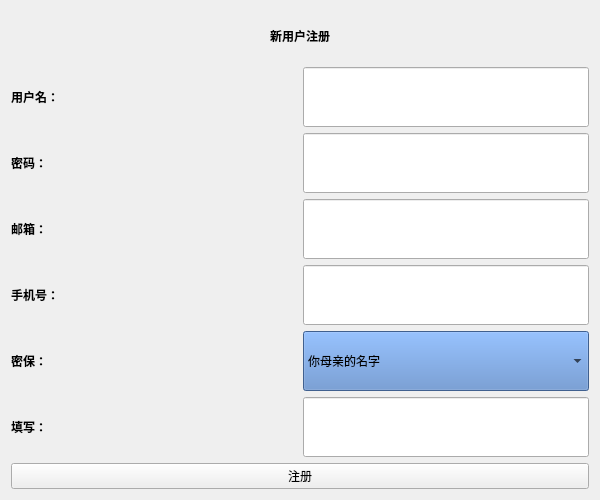
<?xml version="1.0" encoding="UTF-8"?>
<ui version="4.0">
 <class>Log_tabel</class>
 <widget class="QWidget" name="Log_tabel">
  <property name="geometry">
   <rect>
    <x>0</x>
    <y>0</y>
    <width>600</width>
    <height>500</height>
   </rect>
  </property>
  <property name="sizePolicy">
   <sizepolicy hsizetype="Minimum" vsizetype="Minimum">
    <horstretch>0</horstretch>
    <verstretch>0</verstretch>
   </sizepolicy>
  </property>
  <property name="minimumSize">
   <size>
    <width>300</width>
    <height>150</height>
   </size>
  </property>
  <property name="maximumSize">
   <size>
    <width>600</width>
    <height>500</height>
   </size>
  </property>
  <property name="windowTitle">
   <string>注册</string>
  </property>
  <property name="windowIcon">
   <iconset resource="../image.qrc">
    <normaloff>:/resource/1.gif</normaloff>:/resource/1.gif</iconset>
  </property>
  <property name="styleSheet">
   <string notr="true">
background-image: url(:/resource/2.bmp);</string>
  </property>
  <layout class="QGridLayout" name="gridLayout">
   <item row="0" column="0">
    <layout class="QVBoxLayout" name="verticalLayout_2">
     <item>
      <widget class="QLabel" name="label_3">
       <property name="sizePolicy">
        <sizepolicy hsizetype="Preferred" vsizetype="Minimum">
         <horstretch>0</horstretch>
         <verstretch>0</verstretch>
        </sizepolicy>
       </property>
       <property name="minimumSize">
        <size>
         <width>0</width>
         <height>30</height>
        </size>
       </property>
       <property name="maximumSize">
        <size>
         <width>16777215</width>
         <height>50</height>
        </size>
       </property>
       <property name="font">
        <font>
         <weight>75</weight>
         <bold>true</bold>
        </font>
       </property>
       <property name="text">
        <string>新用户注册</string>
       </property>
       <property name="alignment">
        <set>Qt::AlignCenter</set>
       </property>
      </widget>
     </item>
     <item>
      <layout class="QVBoxLayout" name="verticalLayout">
       <item>
        <layout class="QHBoxLayout" name="horizontalLayout_2">
         <item>
          <widget class="QLabel" name="label">
           <property name="sizePolicy">
            <sizepolicy hsizetype="Preferred" vsizetype="Preferred">
             <horstretch>0</horstretch>
             <verstretch>0</verstretch>
            </sizepolicy>
           </property>
           <property name="maximumSize">
            <size>
             <width>16777215</width>
             <height>16777215</height>
            </size>
           </property>
           <property name="font">
            <font>
             <weight>75</weight>
             <bold>true</bold>
            </font>
           </property>
           <property name="text">
            <string>用户名：</string>
           </property>
          </widget>
         </item>
         <item>
          <widget class="QLineEdit" name="UserEdit">
           <property name="sizePolicy">
            <sizepolicy hsizetype="Preferred" vsizetype="Preferred">
             <horstretch>0</horstretch>
             <verstretch>0</verstretch>
            </sizepolicy>
           </property>
           <property name="maximumSize">
            <size>
             <width>16777215</width>
             <height>16777215</height>
            </size>
           </property>
          </widget>
         </item>
        </layout>
       </item>
       <item>
        <layout class="QHBoxLayout" name="horizontalLayout">
         <item>
          <widget class="QLabel" name="label_2">
           <property name="sizePolicy">
            <sizepolicy hsizetype="Preferred" vsizetype="Preferred">
             <horstretch>0</horstretch>
             <verstretch>0</verstretch>
            </sizepolicy>
           </property>
           <property name="maximumSize">
            <size>
             <width>16777215</width>
             <height>16777215</height>
            </size>
           </property>
           <property name="font">
            <font>
             <weight>75</weight>
             <bold>true</bold>
            </font>
           </property>
           <property name="text">
            <string>密码：</string>
           </property>
          </widget>
         </item>
         <item>
          <widget class="QLineEdit" name="PasswordEdit">
           <property name="sizePolicy">
            <sizepolicy hsizetype="Preferred" vsizetype="Preferred">
             <horstretch>0</horstretch>
             <verstretch>0</verstretch>
            </sizepolicy>
           </property>
           <property name="maximumSize">
            <size>
             <width>16777215</width>
             <height>16777215</height>
            </size>
           </property>
          </widget>
         </item>
        </layout>
       </item>
       <item>
        <layout class="QHBoxLayout" name="horizontalLayout_3">
         <item>
          <widget class="QLabel" name="label_4">
           <property name="sizePolicy">
            <sizepolicy hsizetype="Preferred" vsizetype="Preferred">
             <horstretch>0</horstretch>
             <verstretch>0</verstretch>
            </sizepolicy>
           </property>
           <property name="maximumSize">
            <size>
             <width>16777215</width>
             <height>16777215</height>
            </size>
           </property>
           <property name="font">
            <font>
             <weight>75</weight>
             <bold>true</bold>
            </font>
           </property>
           <property name="text">
            <string>邮箱：</string>
           </property>
          </widget>
         </item>
         <item>
          <widget class="QLineEdit" name="PasswordEdit_2">
           <property name="sizePolicy">
            <sizepolicy hsizetype="Preferred" vsizetype="Preferred">
             <horstretch>0</horstretch>
             <verstretch>0</verstretch>
            </sizepolicy>
           </property>
           <property name="maximumSize">
            <size>
             <width>16777215</width>
             <height>16777215</height>
            </size>
           </property>
          </widget>
         </item>
        </layout>
       </item>
       <item>
        <layout class="QHBoxLayout" name="horizontalLayout_4">
         <item>
          <widget class="QLabel" name="label_5">
           <property name="sizePolicy">
            <sizepolicy hsizetype="Preferred" vsizetype="Preferred">
             <horstretch>0</horstretch>
             <verstretch>0</verstretch>
            </sizepolicy>
           </property>
           <property name="maximumSize">
            <size>
             <width>16777215</width>
             <height>16777215</height>
            </size>
           </property>
           <property name="font">
            <font>
             <weight>75</weight>
             <bold>true</bold>
            </font>
           </property>
           <property name="text">
            <string>手机号：</string>
           </property>
          </widget>
         </item>
         <item>
          <widget class="QLineEdit" name="PasswordEdit_3">
           <property name="sizePolicy">
            <sizepolicy hsizetype="Preferred" vsizetype="Preferred">
             <horstretch>0</horstretch>
             <verstretch>0</verstretch>
            </sizepolicy>
           </property>
           <property name="maximumSize">
            <size>
             <width>16777215</width>
             <height>16777215</height>
            </size>
           </property>
          </widget>
         </item>
        </layout>
       </item>
       <item>
        <layout class="QHBoxLayout" name="horizontalLayout_5">
         <item>
          <widget class="QLabel" name="label_6">
           <property name="sizePolicy">
            <sizepolicy hsizetype="Preferred" vsizetype="Preferred">
             <horstretch>0</horstretch>
             <verstretch>0</verstretch>
            </sizepolicy>
           </property>
           <property name="maximumSize">
            <size>
             <width>16777215</width>
             <height>16777215</height>
            </size>
           </property>
           <property name="font">
            <font>
             <weight>75</weight>
             <bold>true</bold>
            </font>
           </property>
           <property name="text">
            <string>密保：</string>
           </property>
          </widget>
         </item>
         <item>
          <widget class="QComboBox" name="comboBox">
           <property name="sizePolicy">
            <sizepolicy hsizetype="Preferred" vsizetype="Preferred">
             <horstretch>0</horstretch>
             <verstretch>0</verstretch>
            </sizepolicy>
           </property>
           <property name="styleSheet">
            <string notr="true">background-color: rgb(89, 134, 200);</string>
           </property>
           <item>
            <property name="text">
             <string>你母亲的名字</string>
            </property>
           </item>
           <item>
            <property name="text">
             <string>你父亲的名字</string>
            </property>
           </item>
           <item>
            <property name="text">
             <string>你家的宠物是什么</string>
            </property>
           </item>
           <item>
            <property name="text">
             <string>你的初恋是谁</string>
            </property>
           </item>
          </widget>
         </item>
        </layout>
       </item>
       <item>
        <layout class="QHBoxLayout" name="horizontalLayout_6">
         <item>
          <widget class="QLabel" name="label_7">
           <property name="sizePolicy">
            <sizepolicy hsizetype="Preferred" vsizetype="Preferred">
             <horstretch>0</horstretch>
             <verstretch>0</verstretch>
            </sizepolicy>
           </property>
           <property name="maximumSize">
            <size>
             <width>16777215</width>
             <height>16777215</height>
            </size>
           </property>
           <property name="font">
            <font>
             <weight>75</weight>
             <bold>true</bold>
            </font>
           </property>
           <property name="text">
            <string>填写：</string>
           </property>
          </widget>
         </item>
         <item>
          <widget class="QLineEdit" name="PasswordEdit_4">
           <property name="sizePolicy">
            <sizepolicy hsizetype="Preferred" vsizetype="Preferred">
             <horstretch>0</horstretch>
             <verstretch>0</verstretch>
            </sizepolicy>
           </property>
           <property name="maximumSize">
            <size>
             <width>16777215</width>
             <height>16777215</height>
            </size>
           </property>
          </widget>
         </item>
        </layout>
       </item>
      </layout>
     </item>
     <item>
      <widget class="QPushButton" name="logbt">
       <property name="minimumSize">
        <size>
         <width>50</width>
         <height>0</height>
        </size>
       </property>
       <property name="maximumSize">
        <size>
         <width>16777215</width>
         <height>16777215</height>
        </size>
       </property>
       <property name="text">
        <string>注册</string>
       </property>
      </widget>
     </item>
    </layout>
   </item>
  </layout>
 </widget>
 <resources>
  <include location="../image.qrc"/>
 </resources>
 <connections/>
</ui>
